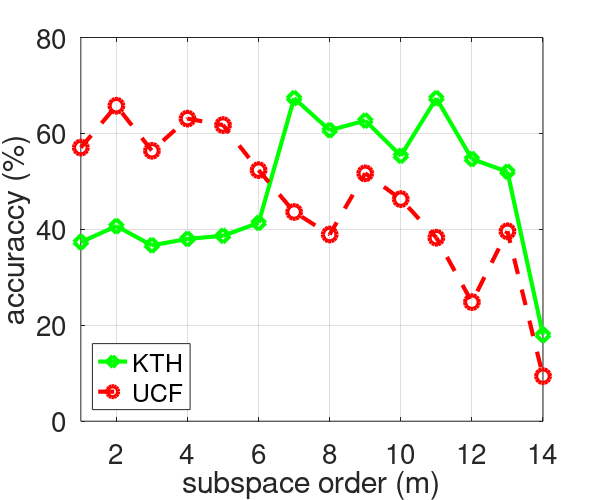
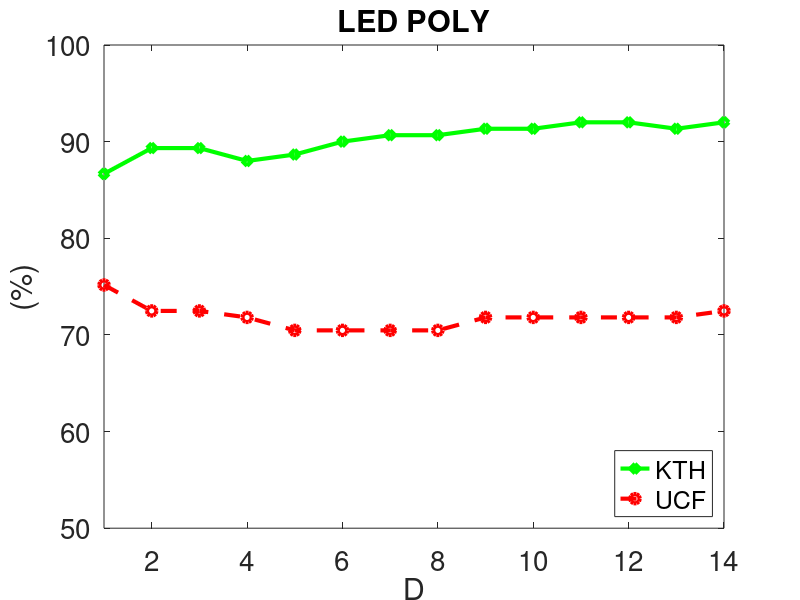

Write MATLAB code to recreate these figures, in order. (Note: this script raises an error after producing the figures.)
clear all
close all
clc

%% NN: Projection Metric: KTH & UCF

PM_kth = [37.3333   40.6667   36.6667   38.0000   38.6667   41.3333   67.3333   60.6667   62.6667   55.3333   67.3333   54.6667   52.0000   18.0000];
PM_ucf = [57.0470   65.7718   56.3758   63.0872   61.7450   52.3490   43.6242   38.9262   51.6779   46.3087   38.2550   24.8322 39.5973    9.3960];


plot(PM_kth, '-gd', 'LineWidth',3,'MarkerSize',10);

hold on
plot(PM_ucf, '--ro', 'LineWidth',3,'MarkerSize',10);
%title('Projection Metric','FontSize',20);
legend('KTH','UCF', 'Location', 'southwest');
ylabel('accuraccy (%)','FontSize',20)
xlabel('subspace order (m)','FontSize',20)
set(gca,'FontSize',20); 

ylim([0 80])
xlim([1 14])

%To save
width = 6;     % Width in inches
height = 5;    % Height in inches

set(gcf,'InvertHardcopy','on');
set(gcf,'PaperUnits', 'inches');
papersize = get(gcf, 'PaperSize');
left = (papersize(1)- width)/2;
bottom = (papersize(2)- height)/2;
myfiguresize = [left, bottom, width, height];
set(gcf,'PaperPosition', myfiguresize);
grid

%Home
print('/media/johanna/HD1T/latex-svn/wacv_2016_b/v7/images/experiments/PM_kth_ucf','-dpng','-r300');
%Nicta
%print('/home/johanna/latex-svn/wacv_2016_b/v3/images/experiments_kth/PM_kth', '-dpng','-r300');


%% Kernels: LED_POLY: KTH & UCF 
figure()

led_poly_kth = [86.6667   89.3333   89.3333   88.0000   88.6667   90.0000   90.6667   90.6667   91.3333   91.3333   92.0000   92.0000   91.3333   92.0000   92.0000   92.0000   92.6667   92.6667   92.6667   92.6667];
led_poly_ucf = [75.1678   72.4832   72.4832   71.8121   70.4698   70.4698   70.4698   70.4698   71.8121   71.8121   71.8121   71.8121   71.8121   72.4832   71.8121   71.8121   72.4832   73.1544   73.1544   73.1544];

plot(led_poly_kth(1:14), '-gd','LineWidth',3,'MarkerSize',7)
hold on
plot(led_poly_ucf(1:14), '--ro','LineWidth',3,'MarkerSize',7)
title('LED POLY','FontSize',20);
ylim([50 100])
xlim([1 14])
legend('KTH', 'UCF','Location', 'southeast');
ylabel('(%)','FontSize',20)
xlabel('D','FontSize',20)
set(gca,'FontSize',20);

%Home
print('/media/johanna/HD1T/latex-svn/wacv_2016_b/v7/images/experiments/LED-POLY_kth_ucf','-dpng','-r300');
%Nicta
%print('/home/johanna/latex-svn/wacv_2016_b/v7/images/experiments/LED-POLY_kth_ucf','-dpng','-r300');

%% Kernels: ProjPOLY: 
%KTH
figure()

%KTH***********************************************
load('./kth/dim_14/kernels/projPoly_all_p_performance.mat');
%all_p_mat = zeros(length(d), length(p));
all_p_mat = zeros(length(d), 3);
k=1;
for i=8:10
    all_p_mat(:,k) = test_acc(i,:);
    k = k+1; 
end
subplot(211)
plot(d,all_p_mat, '-d','LineWidth',3,'MarkerSize',3);
title('ProjPoly: KTH','FontSize',20);
xlim([1, max(d)]);
ylim([40, 65]);

ylabel('(%)','FontSize',20)
xlabel('d','FontSize',20)
set(gca,'FontSize',20);
legend( 'm=8', 'm=9', 'm=10', 'Location','northwest', 'orientation','horizontal');
grid

%UCF***********************************************
load('./ucf_sports/dim_14/classification/3-kernels/projPoly_all_p_performance.mat');
%all_p_mat = zeros(length(d), length(p));
all_p_mat = zeros(length(d), 3);
k=1;
%for i=1:length(p)
for i=2:4
    all_p_mat(:,k) = test_acc(i,:);
    k = k+1; 
end
subplot(212)
plot(d,all_p_mat, '-d','LineWidth',3,'MarkerSize',3);
title('ProjPoly: UCF','FontSize',20);
xlim([1, max(d)]);
ylim([10, 70]);

ylabel('(%)','FontSize',20)
xlabel('d','FontSize',20)
set(gca,'FontSize',20);
legend( 'm=2', 'm=3', 'm=4', 'Location','northwest', 'orientation','horizontal');
grid


print('/media/johanna/HD1T/latex-svn/wacv_2016_b/v7/images/experiments/ProjPoly_kth_ucf','-dpng','-r300');

%% Kernels: Proj_RBF: 
%KTH 
figure()

load('./kth/dim_14/kernels/projRBF_all_p_delta_performance.mat');
%Doing only for p=6:8
all_p_mat = zeros(length(delta(20:end)), 3);
k=1;
for i=6:8
  all_p_mat(:,k) = all_p{i}(20:end);
  k = k+1;
end

%max_projRBF = max(max(all_p_mat));
subplot(211)
line1=plot(delta(20:end),all_p_mat, '-d','LineWidth',3,'MarkerSize',3);
title('Proj-RBF: KTH','FontSize',20);
xlim([5, max(delta)]);
ylim([0, 109]);
ylabel('(%)','FontSize',20)
xlabel('\delta','FontSize',20)
set(gca,'FontSize',20);
legend( 'm=6', 'm=7', 'm=8', 'Location','northwest', 'orientation','horizontal');
grid

% UCF
%figure()
load('./ucf_sports/dim_14/classification/3-kernels/projRBF_all_p_delta_performance.mat');
%Doing only for p=6:8
%all_p_mat = zeros( length(delta), length(all_p) );
all_p_mat = zeros( length(delta(15:31)), 3 );
k=1;
for i=2:4
  all_p_mat(:,k) = all_p{i}(15:31);
  k = k+1;
end

%max_projRBF = max(max(all_p_mat));
subplot(212)
line1=plot(delta(15:31),all_p_mat, '-d','LineWidth',3,'MarkerSize',3);
title('Proj-RBF: UCF','FontSize',20);
xlim([0, 16]);
%ylim([0, 90]);
ylabel('(%)','FontSize',20)
xlabel('\delta','FontSize',20)
set(gca,'FontSize',20);
legend( 'm=2', 'm=3', 'm=4', 'Location','northwest', 'orientation','horizontal');
grid

%Home
print('/media/johanna/HD1T/latex-svn/wacv_2016_b/v7/images/experiments/Proj-RBF_kth_ucf','-dpng','-r300');
%Nicta
%print('/home/johanna/latex-svn/wacv_2016_b/v3/images/experiments_kth/Proj-RBF_kth','-dpng','-r300');
